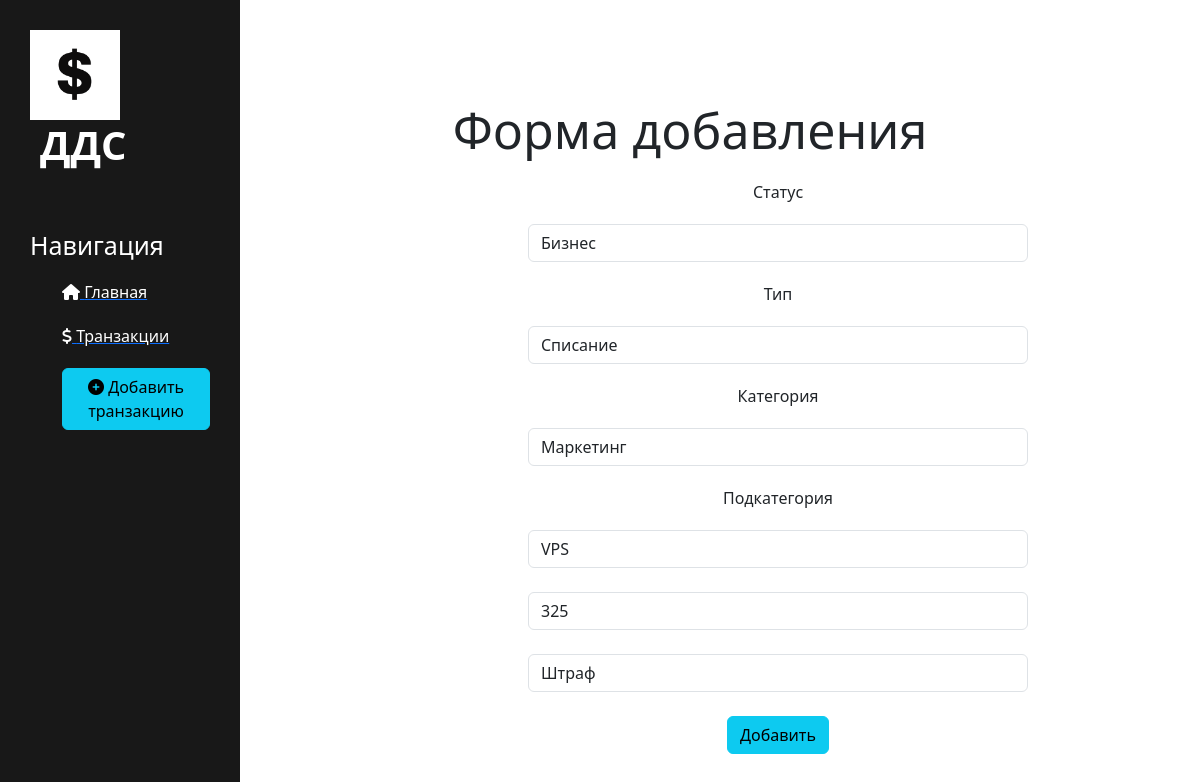
Page /transaction/3/update on the committed database.
### transaction/models.py (models this page shows, shortened)
class Chek(models.Model):
    date_create = models.DateTimeField(auto_now_add=True)
    date_update = models.DateTimeField(auto_now=True)
    status = models.ForeignKey(Status, on_delete=models.PROTECT)
    type = models.ForeignKey(Type, on_delete=models.PROTECT)
    category = models.ForeignKey(Category, on_delete=models.PROTECT)
    sub_categoty = models.ForeignKey(SubCategory, on_delete=models.PROTECT)
    summ = models.IntegerField()
    coment = models.CharField('Коментарий', max_length=250)
    class Meta:
        verbose_name = 'Транзакция'
        verbose_name_plural = 'Транзакции'

### transaction/views.py (the view)
# urls.py: path('<int:pk>/update', views.TranUpdateView.as_view(), name='tran-update'),
class TranUpdateView(UpdateView):
    model = Chek
    template_name = 'transaction/create.html'
    form_class = ChekForm

### transaction/forms.py
class ChekForm(ModelForm):
    class Meta:
        model = Chek
        fields = '__all__'
        widgets = {
            'status': Select(attrs={
                'class': 'form-control',
                'placeholder': 'Выберите статус'
            }),
            'type': Select(attrs={
                'class': 'form-control',
                'placeholder': 'Выберите тип'
            }),
            'category': Select(attrs={
                'class': 'form-control',
                'placeholder': 'Выберите категорию'
            }),
            'sub_categoty': Select(attrs={
                'class': 'form-control',
                'placeholder': 'Выберите подкатегорию'
            }),
            "summ": NumberInput(attrs={
                'class': 'form-control',
                'placeholder': 'Сумма'
            }),
            "coment": TextInput(attrs={
                'class': 'form-control',
                'placeholder': 'Коментарий'
            }),
        }

### transaction/models.py (called while the page is built)
    def __str__(self):
        return self.name

    def __str__(self):
        return self.name

    def __str__(self):
        return self.name

    def __str__(self):
        return self.name

### transaction/templates/transaction/create.html (shortened to what this page needs)
{% extends 'main/layout.html' %}
{% block content %}
    <div class="features">
        <h1>Форма добавления</h1>
        <form method="post">
            <p>Статус</p>
            {{ form.status }}
            <p>Тип</p>
            {{ form.type }}
            <p>Категория</p>
            {{ form.category }}
            <p>Подкатегория</p>
            {{ form.sub_categoty }}<br>
            {{ form.summ }}<br>
            {{ form.coment }}<br>
            <button class="btn btn-info" type="submit">Добавить</button>
        </form>
    </div>
{% endblock %}

### main/static/main/css/main.css (style rules this page uses)
body { background: #fff; }
main .features { float: left; margin-top: 100px; text-align: center; width: 75%; }
main .features h1 { font-size: 50px; }
main .features p { max-width: 400px; margin: 20px auto }
form { margin-left: 32%; width: 500px; margin-top: 20px; }

### rows in the picture
Chek: status "Бизнес", type "Списание", category "Маркетинг", sub_categoty "VPS", summ "325", coment "Штраф"
